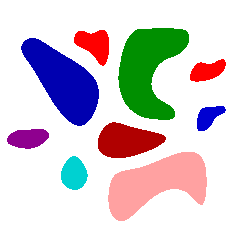
#> input picture implementações/trabalho3/src/in/objetos3.png, 238 x 238 px
$ python test-contour.py
#> lines starting #> are read from the running program, lines starting #| are printed output that depends on the picture; after the words box and inside, x2 and y2 are one past the last pixel; in counts of white or black regions, pixels touching at a corner belong together
import cv2
import numpy as np


class Contour:
    ''' Provides detailed parameter informations about a contour

        Create a Contour instant as follows: c = Contour(src_img, contour)
                where src_img should be grayscale image.

        Attributes:

        c.area -- gives the area of the region
        c.parameter -- gives the perimeter of the region
        c.moments -- gives all values of moments as a dict
        c.centroid -- gives the centroid of the region as a tuple (x,y)
        c.bounding_box -- gives the bounding box parameters as a tuple => (x,y,width,height)
        c.bx,c.by,c.bw,c.bh -- corresponds to (x,y,width,height) of the bounding box
        c.aspect_ratio -- aspect ratio is the ratio of width to height
        c.equi_diameter -- equivalent diameter of the circle with same as area as that of region
        c.extent -- extent = contour area/bounding box area
        c.convex_hull -- gives the convex hull of the region
        c.convex_area -- gives the area of the convex hull
        c.solidity -- solidity = contour area / convex hull area
        c.center -- gives the center of the ellipse
        c.majoraxis_length -- gives the length of major axis
        c.minoraxis_length -- gives the length of minor axis
        c.orientation -- gives the orientation of ellipse
        c.eccentricity -- gives the eccentricity of ellipse
        c.filledImage -- returns the image where region is white and others are black
        c.filledArea -- finds the number of white pixels in filledImage
        c.convexImage -- returns the image where convex hull region is white and others are black
        c.pixelList -- array of indices of on-pixels in filledImage
        c.maxval -- corresponds to max intensity in the contour region
        c.maxloc -- location of max.intensity pixel location
        c.minval -- corresponds to min intensity in the contour region
        c.minloc -- corresponds to min.intensity pixel location
        c.meanval -- finds mean intensity in the contour region
        c.leftmost -- leftmost point of the contour
        c.rightmost -- rightmost point of the contour
        c.topmost -- topmost point of the contour
        c.bottommost -- bottommost point of the contour
        c.distance_image((x,y)) -- return the distance (x,y) from the contour.
        c.distance_image() -- return the distance image where distance to all points on image are calculated
        '''

    def __init__(self, img, cnt):
        self.img = img
        self.cnt = cnt
        self.size = len(cnt)

        # MAIN PARAMETERS

        # Contour.area - Area bounded by the contour region'''
        self.area = cv2.contourArea(self.cnt)

        # contour perimeter
        self.perimeter = cv2.arcLength(cnt, True)

        # centroid
        self.moments = cv2.moments(cnt)
        if self.moments['m00'] != 0.0:
            self.cx = self.moments['m10'] / self.moments['m00']
            self.cy = self.moments['m01'] / self.moments['m00']
            self.centroid = (self.cx, self.cy)
        else:
            self.centroid = "Region has zero area"

        # bounding box
        self.bounding_box = cv2.boundingRect(cnt)
        (self.bx, self.by, self.bw, self.bh) = self.bounding_box

        # aspect ratio
        self.aspect_ratio = self.bw / float(self.bh)

        # equivalent diameter
        self.equi_diameter = np.sqrt(4 * self.area / np.pi)

        # extent = contour area/boundingrect area
        self.extent = self.area / (self.bw * self.bh)

        ### CONVEX HULL ###

        # convex hull
        self.convex_hull = cv2.convexHull(cnt)

        # convex hull area
        self.convex_area = cv2.contourArea(self.convex_hull)

        # solidity = contour area / convex hull area
        self.solidity = self.area / float(self.convex_area)

        ### ELLIPSE  ###

        self.ellipse = cv2.fitEllipse(cnt)

        # center, axis_length and orientation of ellipse
        (self.center, self.axes, self.orientation) = self.ellipse

        # length of MAJOR and minor axis
        self.majoraxis_length = max(self.axes)
        self.minoraxis_length = min(self.axes)

        # eccentricity = sqrt( 1 - (ma/MA)^2) --- ma= minor axis --- MA= major axis
        self.eccentricity = np.sqrt(1 - (self.minoraxis_length / self.majoraxis_length) ** 2)

        ### CONTOUR APPROXIMATION ###

        self.approx = cv2.approxPolyDP(cnt, 0.02 * self.perimeter, True)

        ### EXTRA IMAGES ###

        # filled image :- binary image with contour region white and others black
        self.filledImage = np.zeros(self.img.shape[0:2], np.uint8)
        cv2.drawContours(self.filledImage, [self.cnt], 0, 255, -1)

        # area of filled image
        filledArea = cv2.countNonZero(self.filledImage)

        # pixelList - array of indices of contour region
        self.pixelList = np.transpose(np.nonzero(self.filledImage))

        # convex image :- binary image with convex hull region white and others black
        self.convexImage = np.zeros(self.img.shape[0:2], np.uint8)
        cv2.drawContours(self.convexImage, [self.convex_hull], 0, 255, -1)

        ### PIXEL PARAMETERS

        # mean value, minvalue, maxvalue
        self.minval, self.maxval, self.minloc, self.maxloc = cv2.minMaxLoc(self.img, mask=self.filledImage)
        self.meanval = cv2.mean(self.img, mask=self.filledImage)

        ### EXTREME POINTS ###

        # Finds the leftmost, rightmost, topmost and bottommost points
        self.leftmost = tuple(self.cnt[self.cnt[:, :, 0].argmin()][0])
        self.rightmost = tuple(self.cnt[self.cnt[:, :, 0].argmax()][0])
        self.topmost = tuple(self.cnt[self.cnt[:, :, 1].argmin()][0])
        self.bottommost = tuple(self.cnt[self.cnt[:, :, 1].argmax()][0])
        self.extreme = (self.leftmost, self.rightmost, self.topmost, self.bottommost)

    ### DISTANCE CALCULATION

    def distance_image(self, point=None):

        '''find the distance between a point and adjacent point on contour specified. Point should be a tuple or list (x,y)
            If no point is given, distance to all point is calculated and distance image is returned'''
        if type(point) == tuple:
            if len(point) == 2:
                self.dist = cv2.pointPolygonTest(self.cnt, point, True)
                return self.dist
        else:
            dst = np.empty(self.img.shape)
            for i in range(self.img.shape[0]):
                for j in range(self.img.shape[1]):
                    dst.itemset(i, j, cv2.pointPolygonTest(self.cnt, (j, i), True))

            dst = dst + 127
            dst = np.uint8(np.clip(dst, 0, 255))

            # plotting using palette method in numpy
            palette = []
            for i in range(256):
                if i < 127:
                    palette.append([2 * i, 0, 0])
                elif i == 127:
                    palette.append([255, 255, 255])
                elif i > 127:
                    l = i - 128
                    palette.append([0, 0, 255 - 2 * l])
            palette = np.array(palette, np.uint8)
            self.h2 = palette[dst]
            return self.h2


#### DEMO ######
if __name__ == '__main__':

    # [10 lines of commented-out code are left out]

    im = cv2.imread('in/objetos3.png')
#> im is the input picture: shape (238, 238, 3); mean B, G, R 209.9, 205.5, 212.4
    imgray = cv2.cvtColor(im, cv2.COLOR_BGR2GRAY)
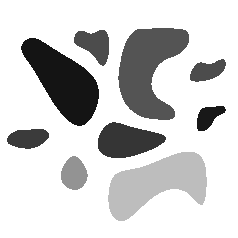
#> imgray: shape (238, 238); min 20, max 255, mean 208.1
    thresh = cv2.adaptiveThreshold(imgray, 255, 0, 1, 11, 2)
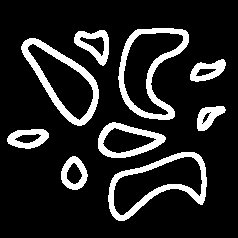
#> thresh: shape (238, 238); 14.3% white; 9 white regions
    contours, hierarchy = cv2.findContours(thresh, cv2.RETR_TREE, cv2.CHAIN_APPROX_SIMPLE)
#> contours = 20 contours, 2 with area under 20; largest, box (x1, y1, x2, y2) and area: (118, 28, 189, 120) 3831, (108, 152, 207, 221) 3801, (21, 38, 99, 126) 3478, (113, 156, 203, 216) 2474, (123, 32, 184, 116) 2418
    k = 1000
    for cnt in contours:

        # first shows the original image
        im2 = im.copy()
        c = Contour(imgray, cnt)
        print(c.leftmost, c.rightmost)
        cv2.putText(im2, 'original image', (20, 20), cv2.FONT_HERSHEY_PLAIN, 1.0, (0, 255, 0))
        cv2.imshow('image', im2)
        if cv2.waitKey(k) == 27:
            break

        im2 = im.copy()

        # Now shows original contours, approximated contours, convex hull
        cv2.drawContours(im2, [cnt], 0, (0, 255, 0), 4)
        string1 = 'green : original contour'
        cv2.putText(im2, string1, (20, 20), cv2.FONT_HERSHEY_PLAIN, 1.0, (0, 255, 0))
        cv2.imshow('image', im2)
        if cv2.waitKey(k) == 27:
            break

        approx = c.approx
        cv2.drawContours(im2, [approx], 0, (255, 0, 0), 2)
        string2 = 'blue : approximated contours'
        cv2.putText(im2, string2, (20, 40), cv2.FONT_HERSHEY_PLAIN, 1.0, (0, 255, 0))
        cv2.imshow('image', im2)
        if cv2.waitKey(k) == 27:
            break

        hull = c.convex_hull
        cv2.drawContours(im2, [hull], 0, (0, 0, 255), 2)
        string3 = 'red : convex hull'
        cv2.putText(im2, string3, (20, 60), cv2.FONT_HERSHEY_PLAIN, 1.0, (0, 255, 0))
        cv2.imshow('image', im2)
        if cv2.waitKey(k) == 27:
            break

        im2 = im.copy()

        # Now mark centroid and bounding box on image
        (cx, cy) = c.centroid
        cv2.circle(im2, (int(cx), int(cy)), 5, (0, 255, 0), -1)
        cv2.putText(im2, 'green : centroid', (20, 20), cv2.FONT_HERSHEY_PLAIN, 1.0, (0, 255, 0))

        (x, y, w, h) = c.bounding_box
        cv2.rectangle(im2, (x, y), (x + w, y + h), (0, 0, 255))
        cv2.putText(im2, 'red : bounding rectangle', (20, 40), cv2.FONT_HERSHEY_PLAIN, 1.0, (0, 255, 0))

        (center, axis, angle) = c.ellipse
        cx, cy = int(center[0]), int(center[1])
        ax1, ax2 = int(axis[0]), int(axis[1])
        orientation = int(angle)
        cv2.ellipse(im2, (cx, cy), (ax1, ax2), orientation, 0, 360, (255, 255, 255), 3)
        cv2.putText(im2, 'white : fitting ellipse', (20, 60), cv2.FONT_HERSHEY_PLAIN, 1.0, (255, 255, 255))

        cv2.circle(im2, c.leftmost, 5, (0, 255, 0), -1)
        cv2.circle(im2, c.rightmost, 5, (0, 255, 0))
        cv2.circle(im2, c.topmost, 5, (0, 0, 255), -1)
        cv2.circle(im2, c.bottommost, 5, (0, 0, 255))
        cv2.imshow('image', im2)
        if cv2.waitKey(k) == 27:
            break

        # Now shows the filled image, convex image, and distance image
        filledimage = c.filledImage
        cv2.putText(filledimage, 'filledImage', (20, 20), cv2.FONT_HERSHEY_PLAIN, 1.0, 255)
        cv2.imshow('image', filledimage)
        if cv2.waitKey(k) == 27:
            break

        conveximage = c.convexImage
        cv2.putText(conveximage, 'convexImage', (20, 20), cv2.FONT_HERSHEY_PLAIN, 1.0, 255)
        cv2.imshow('image', conveximage)
        if cv2.waitKey(k) == 27:
            break

        distance_image = c.distance_image()
        cv2.imshow('image', distance_image)
        cv2.putText(distance_image, 'distance_image', (20, 20), cv2.FONT_HERSHEY_PLAIN, 1.0, (255, 255, 255))
        if cv2.waitKey(k) == 27:
            break
#> this loop made 1 pass; (key Esc is pressed on pass 1)
#| (61, 171) (87, 176)
#> pass 1, `cv2.imshow('image', im2)`:
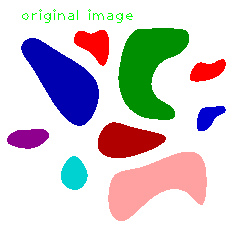
#> window 'image': shape (238, 238, 3); mean B, G, R 208.8, 205.5, 211.3

cv2.destroyAllWindows()
